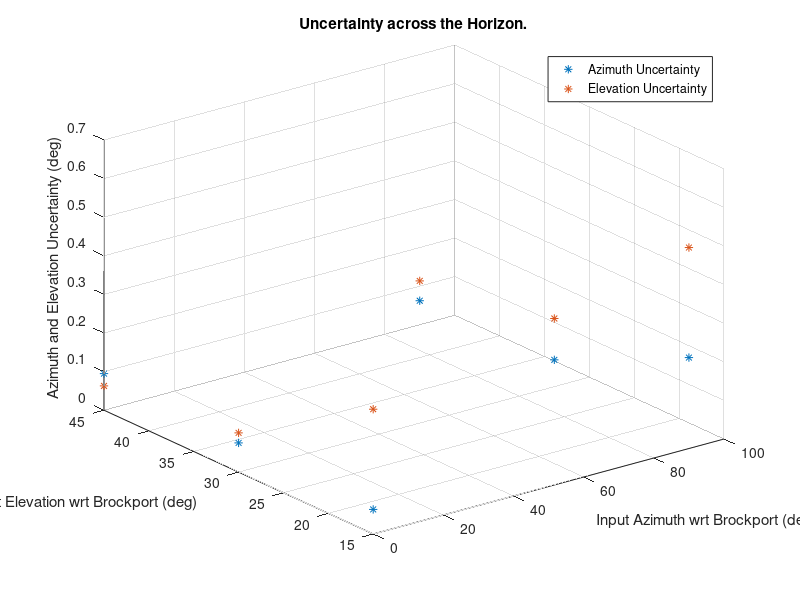

Reproduce this figure in MATLAB.
%This script reads output files from a sensivity analysis and plots it.
load OutputBrockportMeesWebster.mat

%some variable names
Azimuths;
Elevations;
ClkError;
RL_err;
SensitivityTest;

LocationSensAz{i}=cell(p,1);
LocationSensEl{i}=cell(p,1);
TimeSensAz{i}=cell(p,1);
TimeSensEl{i}=cell(p,1);
TotalUncertainty=zeros(p,2);
for i=1:p
   LocationSensAz{i}=SensitivityTest{i}{1}{1,1};
   LocationSensEl{i}=SensitivityTest{i}{1}{1,2};
   TimeSensAz{i}=SensitivityTest{i}{2}{1,1};
   TimeSensEl{i}=SensitivityTest{i}{2}{1,2};
   TotalUncertainty(i,1)=sqrt(sum(sum((LocationSensAz{i}.*RL_err).^2))+sum((TimeSensAz{i}.*ClkError).^2))*180/pi;
   TotalUncertainty(i,2)=sqrt(sum(sum((LocationSensEl{i}.*RL_err).^2))+sum((TimeSensEl{i}.*ClkError).^2))*180/pi;
end



%3D plots
figure()
plot3(Azimuths,Elevations,TotalUncertainty(:,1),'*')
title('Uncertainty across the Horizon.')
xlabel('Input Azimuth wrt Brockport (deg)')
ylabel('Input Elevation wrt Brockport (deg)')
zlabel('Azimuth and Elevation Uncertainty (deg)')
hold on
grid on
plot3(Azimuths,Elevations,TotalUncertainty(:,2),'*')
legend('Azimuth Uncertainty','Elevation Uncertainty')




